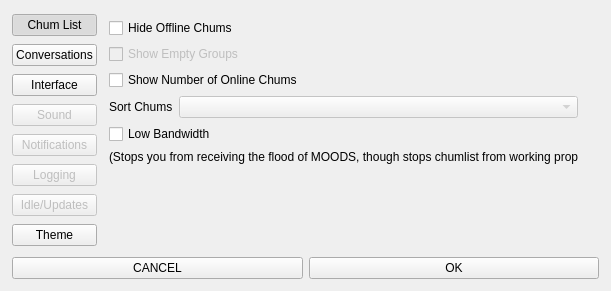
<?xml version="1.0" encoding="UTF-8"?>
<ui version="4.0">
 <class>Options</class>
 <widget class="QWidget" name="Options">
  <property name="geometry">
   <rect>
    <x>0</x>
    <y>0</y>
    <width>611</width>
    <height>291</height>
   </rect>
  </property>
  <property name="windowTitle">
   <string>Form</string>
  </property>
  <widget class="QWidget" name="verticalLayoutWidget_3">
   <property name="geometry">
    <rect>
     <x>0</x>
     <y>0</y>
     <width>611</width>
     <height>291</height>
    </rect>
   </property>
   <layout class="QVBoxLayout" name="verticalLayout_3">
    <property name="margin">
     <number>12</number>
    </property>
    <item>
     <layout class="QHBoxLayout" name="horizontalLayout">
      <item>
       <layout class="QVBoxLayout" name="verticalLayout_2">
        <item>
         <widget class="QPushButton" name="optionsButton1">
          <property name="text">
           <string>Chum List</string>
          </property>
          <property name="checkable">
           <bool>true</bool>
          </property>
          <property name="checked">
           <bool>true</bool>
          </property>
         </widget>
        </item>
        <item>
         <widget class="QPushButton" name="optionsButton2">
          <property name="text">
           <string>Conversations</string>
          </property>
          <property name="checkable">
           <bool>true</bool>
          </property>
         </widget>
        </item>
        <item>
         <widget class="QPushButton" name="optionsButton3">
          <property name="text">
           <string>Interface</string>
          </property>
          <property name="checkable">
           <bool>true</bool>
          </property>
         </widget>
        </item>
        <item>
         <widget class="QPushButton" name="optionsButton4">
          <property name="enabled">
           <bool>false</bool>
          </property>
          <property name="text">
           <string>Sound</string>
          </property>
          <property name="checkable">
           <bool>true</bool>
          </property>
         </widget>
        </item>
        <item>
         <widget class="QPushButton" name="optionsButton5">
          <property name="enabled">
           <bool>false</bool>
          </property>
          <property name="text">
           <string>Notifications</string>
          </property>
          <property name="checkable">
           <bool>true</bool>
          </property>
         </widget>
        </item>
        <item>
         <widget class="QPushButton" name="optionsButton6">
          <property name="enabled">
           <bool>false</bool>
          </property>
          <property name="text">
           <string>Logging</string>
          </property>
          <property name="checkable">
           <bool>true</bool>
          </property>
         </widget>
        </item>
        <item>
         <widget class="QPushButton" name="optionsButton7">
          <property name="enabled">
           <bool>false</bool>
          </property>
          <property name="text">
           <string>Idle/Updates</string>
          </property>
          <property name="checkable">
           <bool>true</bool>
          </property>
         </widget>
        </item>
        <item>
         <widget class="QPushButton" name="optionsButton8">
          <property name="text">
           <string>Theme</string>
          </property>
          <property name="checkable">
           <bool>true</bool>
          </property>
         </widget>
        </item>
       </layout>
      </item>
      <item>
       <layout class="QVBoxLayout" name="verticalLayout">
        <item>
         <widget class="QStackedWidget" name="stackedWidget">
          <property name="currentIndex">
           <number>0</number>
          </property>
          <widget class="QWidget" name="optionsTab1">
           <widget class="QWidget" name="verticalLayoutWidget_4">
            <property name="geometry">
             <rect>
              <x>0</x>
              <y>0</y>
              <width>481</width>
              <height>231</height>
             </rect>
            </property>
            <layout class="QVBoxLayout" name="verticalLayout_4">
             <property name="margin">
              <number>6</number>
             </property>
             <item>
              <widget class="QCheckBox" name="hideOfflineRadio">
               <property name="enabled">
                <bool>true</bool>
               </property>
               <property name="text">
                <string>Hide Offline Chums</string>
               </property>
              </widget>
             </item>
             <item>
              <widget class="QCheckBox" name="showEmptyRadio">
               <property name="enabled">
                <bool>false</bool>
               </property>
               <property name="text">
                <string>Show Empty Groups</string>
               </property>
              </widget>
             </item>
             <item>
              <widget class="QCheckBox" name="showNumberRadio">
               <property name="enabled">
                <bool>true</bool>
               </property>
               <property name="text">
                <string>Show Number of Online Chums</string>
               </property>
              </widget>
             </item>
             <item>
              <layout class="QFormLayout" name="formLayout">
               <property name="rightMargin">
                <number>0</number>
               </property>
               <item row="0" column="0">
                <widget class="QLabel" name="sortChumsLabel">
                 <property name="text">
                  <string>Sort Chums</string>
                 </property>
                </widget>
               </item>
               <item row="0" column="1">
                <widget class="QComboBox" name="sortChumsCombo">
                 <property name="enabled">
                  <bool>false</bool>
                 </property>
                </widget>
               </item>
              </layout>
             </item>
             <item>
              <widget class="QCheckBox" name="lowBandwidthRadio">
               <property name="enabled">
                <bool>true</bool>
               </property>
               <property name="text">
                <string>Low Bandwidth</string>
               </property>
              </widget>
             </item>
             <item>
              <widget class="QLabel" name="label_2">
               <property name="text">
                <string>(Stops you from receiving the flood of MOODS, though stops chumlist from working properly</string>
               </property>
              </widget>
             </item>
             <item>
              <spacer name="verticalSpacer">
               <property name="orientation">
                <enum>Qt::Vertical</enum>
               </property>
               <property name="sizeHint" stdset="0">
                <size>
                 <width>20</width>
                 <height>40</height>
                </size>
               </property>
              </spacer>
             </item>
            </layout>
           </widget>
          </widget>
          <widget class="QWidget" name="optionsTab2">
           <widget class="QWidget" name="verticalLayoutWidget_5">
            <property name="geometry">
             <rect>
              <x>0</x>
              <y>0</y>
              <width>481</width>
              <height>241</height>
             </rect>
            </property>
            <layout class="QVBoxLayout" name="verticalLayout_5">
             <property name="margin">
              <number>6</number>
             </property>
             <item>
              <widget class="QCheckBox" name="timeStampsRadio">
               <property name="text">
                <string>Time Stamps</string>
               </property>
              </widget>
             </item>
             <item>
              <widget class="QComboBox" name="clockTypeComboBox"/>
             </item>
             <item>
              <widget class="QCheckBox" name="showSecondsRadio">
               <property name="text">
                <string>Show Seconds</string>
               </property>
              </widget>
             </item>
             <item>
              <widget class="QCheckBox" name="opVoiceMemoRadio">
               <property name="enabled">
                <bool>false</bool>
               </property>
               <property name="text">
                <string>Show OP and Voice Messages in Memos</string>
               </property>
              </widget>
             </item>
             <item>
              <widget class="QCheckBox" name="animatedSmiliesRadio">
               <property name="enabled">
                <bool>false</bool>
               </property>
               <property name="text">
                <string>Use animated smilies</string>
               </property>
              </widget>
             </item>
             <item>
              <widget class="QLabel" name="label_3">
               <property name="text">
                <string>(Disable if you leave chats open for LOOOONG periods of time)</string>
               </property>
              </widget>
             </item>
             <item>
              <widget class="QCheckBox" name="randomEncountersRadio">
               <property name="enabled">
                <bool>false</bool>
               </property>
               <property name="text">
                <string>Receive Random Encounters</string>
               </property>
              </widget>
             </item>
             <item>
              <spacer name="verticalSpacer_2">
               <property name="orientation">
                <enum>Qt::Vertical</enum>
               </property>
               <property name="sizeHint" stdset="0">
                <size>
                 <width>20</width>
                 <height>40</height>
                </size>
               </property>
              </spacer>
             </item>
            </layout>
           </widget>
          </widget>
          <widget class="QWidget" name="optionsTab3">
           <widget class="QWidget" name="verticalLayoutWidget">
            <property name="geometry">
             <rect>
              <x>0</x>
              <y>0</y>
              <width>481</width>
              <height>231</height>
             </rect>
            </property>
            <layout class="QVBoxLayout" name="verticalLayout_6">
             <property name="margin">
              <number>6</number>
             </property>
             <item>
              <widget class="QCheckBox" name="tabbedConvoBox">
               <property name="text">
                <string>Tabbed Conversations</string>
               </property>
              </widget>
             </item>
             <item>
              <widget class="QCheckBox" name="tabbedMemoBox">
               <property name="text">
                <string>Tabbed Memos</string>
               </property>
              </widget>
             </item>
             <item>
              <layout class="QGridLayout" name="gridLayout">
               <property name="rightMargin">
                <number>6</number>
               </property>
               <item row="1" column="0">
                <widget class="QLabel" name="label_5">
                 <property name="text">
                  <string>Close</string>
                 </property>
                </widget>
               </item>
               <item row="0" column="0">
                <widget class="QLabel" name="label_4">
                 <property name="text">
                  <string>Minimize</string>
                 </property>
                </widget>
               </item>
               <item row="0" column="1">
                <widget class="QComboBox" name="minimizeCombo">
                 <property name="enabled">
                  <bool>false</bool>
                 </property>
                </widget>
               </item>
               <item row="1" column="1">
                <widget class="QComboBox" name="closeCombo">
                 <property name="enabled">
                  <bool>false</bool>
                 </property>
                </widget>
               </item>
              </layout>
             </item>
             <item>
              <widget class="QCheckBox" name="blinkPesterBox">
               <property name="enabled">
                <bool>false</bool>
               </property>
               <property name="text">
                <string>Blink Taskbar on Pesters</string>
               </property>
              </widget>
             </item>
             <item>
              <widget class="QCheckBox" name="blinkMemoBox">
               <property name="enabled">
                <bool>false</bool>
               </property>
               <property name="text">
                <string>Blink Taskbar on Memos</string>
               </property>
              </widget>
             </item>
             <item>
              <spacer name="verticalSpacer_3">
               <property name="orientation">
                <enum>Qt::Vertical</enum>
               </property>
               <property name="sizeHint" stdset="0">
                <size>
                 <width>20</width>
                 <height>40</height>
                </size>
               </property>
              </spacer>
             </item>
            </layout>
           </widget>
          </widget>
          <widget class="QWidget" name="optionsTab4">
           <widget class="QWidget" name="verticalLayoutWidget_2">
            <property name="geometry">
             <rect>
              <x>0</x>
              <y>0</y>
              <width>481</width>
              <height>253</height>
             </rect>
            </property>
            <layout class="QVBoxLayout" name="verticalLayout_7">
             <property name="margin">
              <number>6</number>
             </property>
             <item>
              <layout class="QGridLayout" name="gridLayout_2">
               <item row="0" column="0">
                <widget class="QCheckBox" name="soundsOnBox">
                 <property name="text">
                  <string>Sounds On</string>
                 </property>
                </widget>
               </item>
               <item row="1" column="0">
                <layout class="QFormLayout" name="formLayout_2">
                 <property name="fieldGrowthPolicy">
                  <enum>QFormLayout::AllNonFixedFieldsGrow</enum>
                 </property>
                 <item row="1" column="0">
                  <spacer name="horizontalSpacer">
                   <property name="orientation">
                    <enum>Qt::Horizontal</enum>
                   </property>
                   <property name="sizeHint" stdset="0">
                    <size>
                     <width>40</width>
                     <height>20</height>
                    </size>
                   </property>
                  </spacer>
                 </item>
                 <item row="3" column="0">
                  <spacer name="horizontalSpacer_2">
                   <property name="orientation">
                    <enum>Qt::Horizontal</enum>
                   </property>
                   <property name="sizeHint" stdset="0">
                    <size>
                     <width>40</width>
                     <height>20</height>
                    </size>
                   </property>
                  </spacer>
                 </item>
                 <item row="1" column="1">
                  <widget class="QCheckBox" name="pesterSoundsBox">
                   <property name="text">
                    <string>Pester Sounds</string>
                   </property>
                  </widget>
                 </item>
                 <item row="2" column="1">
                  <widget class="QCheckBox" name="memoSoundsBox">
                   <property name="text">
                    <string>Memo Sounds</string>
                   </property>
                  </widget>
                 </item>
                 <item row="3" column="1">
                  <layout class="QFormLayout" name="formLayout_3">
                   <item row="0" column="0">
                    <spacer name="horizontalSpacer_3">
                     <property name="orientation">
                      <enum>Qt::Horizontal</enum>
                     </property>
                     <property name="sizeHint" stdset="0">
                      <size>
                       <width>40</width>
                       <height>20</height>
                      </size>
                     </property>
                    </spacer>
                   </item>
                   <item row="0" column="1">
                    <widget class="QCheckBox" name="memoPingBox">
                     <property name="text">
                      <string>Memo Ping</string>
                     </property>
                    </widget>
                   </item>
                   <item row="1" column="1">
                    <widget class="QCheckBox" name="memoMentionBox">
                     <property name="text">
                      <string>Memo Mention (initials)</string>
                     </property>
                    </widget>
                   </item>
                   <item row="1" column="0">
                    <spacer name="horizontalSpacer_5">
                     <property name="orientation">
                      <enum>Qt::Horizontal</enum>
                     </property>
                     <property name="sizeHint" stdset="0">
                      <size>
                       <width>40</width>
                       <height>20</height>
                      </size>
                     </property>
                    </spacer>
                   </item>
                  </layout>
                 </item>
                 <item row="4" column="1">
                  <widget class="QPushButton" name="pushButton_11">
                   <property name="text">
                    <string>Edit Mentions</string>
                   </property>
                  </widget>
                 </item>
                </layout>
               </item>
              </layout>
             </item>
             <item>
              <widget class="QLabel" name="label_6">
               <property name="text">
                <string>Master Volume:</string>
               </property>
              </widget>
             </item>
             <item>
              <widget class="QSlider" name="horizontalSlider">
               <property name="orientation">
                <enum>Qt::Horizontal</enum>
               </property>
              </widget>
             </item>
             <item>
              <spacer name="verticalSpacer_4">
               <property name="orientation">
                <enum>Qt::Vertical</enum>
               </property>
               <property name="sizeHint" stdset="0">
                <size>
                 <width>20</width>
                 <height>40</height>
                </size>
               </property>
              </spacer>
             </item>
            </layout>
           </widget>
          </widget>
          <widget class="QWidget" name="optionsTab5">
           <widget class="QWidget" name="verticalLayoutWidget_6">
            <property name="geometry">
             <rect>
              <x>0</x>
              <y>0</y>
              <width>501</width>
              <height>239</height>
             </rect>
            </property>
            <layout class="QVBoxLayout" name="verticalLayout_8">
             <property name="margin">
              <number>6</number>
             </property>
             <item>
              <layout class="QGridLayout" name="gridLayout_3">
               <item row="1" column="0">
                <layout class="QFormLayout" name="formLayout_5">
                 <property name="fieldGrowthPolicy">
                  <enum>QFormLayout::AllNonFixedFieldsGrow</enum>
                 </property>
                 <item row="0" column="0">
                  <spacer name="horizontalSpacer_6">
                   <property name="orientation">
                    <enum>Qt::Horizontal</enum>
                   </property>
                   <property name="sizeHint" stdset="0">
                    <size>
                     <width>40</width>
                     <height>20</height>
                    </size>
                   </property>
                  </spacer>
                 </item>
                 <item row="0" column="1">
                  <layout class="QFormLayout" name="formLayout_4">
                   <item row="0" column="0">
                    <widget class="QLabel" name="label_7">
                     <property name="text">
                      <string>Type</string>
                     </property>
                    </widget>
                   </item>
                   <item row="0" column="1">
                    <widget class="QComboBox" name="comboBox_5"/>
                   </item>
                  </layout>
                 </item>
                 <item row="1" column="1">
                  <widget class="QCheckBox" name="signInBox">
                   <property name="text">
                    <string>Chum signs in</string>
                   </property>
                  </widget>
                 </item>
                 <item row="2" column="1">
                  <widget class="QCheckBox" name="signOutBox">
                   <property name="text">
                    <string>Chum signs out</string>
                   </property>
                  </widget>
                 </item>
                 <item row="3" column="1">
                  <widget class="QCheckBox" name="newMessagesBox">
                   <property name="text">
                    <string>New messages</string>
                   </property>
                  </widget>
                 </item>
                 <item row="4" column="1">
                  <layout class="QFormLayout" name="formLayout_6">
                   <property name="fieldGrowthPolicy">
                    <enum>QFormLayout::AllNonFixedFieldsGrow</enum>
                   </property>
                   <item row="0" column="0">
                    <spacer name="horizontalSpacer_7">
                     <property name="orientation">
                      <enum>Qt::Horizontal</enum>
                     </property>
                     <property name="sizeHint" stdset="0">
                      <size>
                       <width>40</width>
                       <height>20</height>
                      </size>
                     </property>
                    </spacer>
                   </item>
                   <item row="0" column="1">
                    <widget class="QCheckBox" name="onlyNewConvoBox">
                     <property name="text">
                      <string>Only new conversations</string>
                     </property>
                    </widget>
                   </item>
                  </layout>
                 </item>
                 <item row="5" column="1">
                  <widget class="QCheckBox" name="memoMentionsBox">
                   <property name="text">
                    <string>Memo Mentions (initials)</string>
                   </property>
                  </widget>
                 </item>
                 <item row="6" column="1">
                  <widget class="QPushButton" name="pushButton_12">
                   <property name="text">
                    <string>Edit Mentions</string>
                   </property>
                  </widget>
                 </item>
                </layout>
               </item>
               <item row="0" column="0">
                <widget class="QCheckBox" name="toastBox">
                 <property name="text">
                  <string>Toast Notifications</string>
                 </property>
                </widget>
               </item>
              </layout>
             </item>
            </layout>
           </widget>
          </widget>
          <widget class="QWidget" name="optionsTab6">
           <widget class="QWidget" name="verticalLayoutWidget_7">
            <property name="geometry">
             <rect>
              <x>0</x>
              <y>0</y>
              <width>501</width>
              <height>231</height>
             </rect>
            </property>
            <layout class="QVBoxLayout" name="verticalLayout_9">
             <property name="margin">
              <number>6</number>
             </property>
             <item>
              <widget class="QCheckBox" name="logAllPesterBox">
               <property name="text">
                <string>Log all Pesters</string>
               </property>
              </widget>
             </item>
             <item>
              <widget class="QCheckBox" name="logAllMemoBox">
               <property name="text">
                <string>Log all Memos</string>
               </property>
              </widget>
             </item>
             <item>
              <widget class="QCheckBox" name="logTimePesterBox">
               <property name="text">
                <string>Log Time Stamps for Pesters</string>
               </property>
              </widget>
             </item>
             <item>
              <widget class="QCheckBox" name="logTimeMemoBox">
               <property name="text">
                <string>Log Time Stamps for Memos</string>
               </property>
              </widget>
             </item>
             <item>
              <spacer name="verticalSpacer_5">
               <property name="orientation">
                <enum>Qt::Vertical</enum>
               </property>
               <property name="sizeHint" stdset="0">
                <size>
                 <width>20</width>
                 <height>40</height>
                </size>
               </property>
              </spacer>
             </item>
            </layout>
           </widget>
          </widget>
          <widget class="QWidget" name="optionsTab7">
           <widget class="QWidget" name="verticalLayoutWidget_8">
            <property name="geometry">
             <rect>
              <x>0</x>
              <y>0</y>
              <width>501</width>
              <height>231</height>
             </rect>
            </property>
            <layout class="QVBoxLayout" name="verticalLayout_10">
             <property name="margin">
              <number>6</number>
             </property>
             <item>
              <layout class="QFormLayout" name="formLayout_8">
               <item row="0" column="0">
                <widget class="QLabel" name="label_8">
                 <property name="text">
                  <string>Minutes before Idle:</string>
                 </property>
                </widget>
               </item>
               <item row="0" column="1">
                <widget class="QSpinBox" name="spinBox"/>
               </item>
               <item row="1" column="0">
                <widget class="QLabel" name="label_9">
                 <property name="text">
                  <string>Check for Pesterchum Updates</string>
                 </property>
                 <property name="wordWrap">
                  <bool>true</bool>
                 </property>
                </widget>
               </item>
               <item row="1" column="1">
                <widget class="QComboBox" name="comboBox_6"/>
               </item>
              </layout>
             </item>
             <item>
              <widget class="QCheckBox" name="checkForMSPABox">
               <property name="text">
                <string>Check for MPSA Updates</string>
               </property>
              </widget>
             </item>
             <item>
              <spacer name="verticalSpacer_6">
               <property name="orientation">
                <enum>Qt::Vertical</enum>
               </property>
               <property name="sizeHint" stdset="0">
                <size>
                 <width>20</width>
                 <height>40</height>
                </size>
               </property>
              </spacer>
             </item>
            </layout>
           </widget>
          </widget>
          <widget class="QWidget" name="optionsTab8">
           <widget class="QWidget" name="verticalLayoutWidget_9">
            <property name="geometry">
             <rect>
              <x>0</x>
              <y>0</y>
              <width>481</width>
              <height>231</height>
             </rect>
            </property>
            <layout class="QVBoxLayout" name="verticalLayout_11">
             <property name="margin">
              <number>6</number>
             </property>
             <item>
              <widget class="QLabel" name="label_10">
               <property name="text">
                <string>Pick a Theme:</string>
               </property>
              </widget>
             </item>
             <item>
              <widget class="QComboBox" name="themesComboBox"/>
             </item>
             <item>
              <widget class="QPushButton" name="refreshThemeButton">
               <property name="text">
                <string>Refresh current theme</string>
               </property>
              </widget>
             </item>
             <item>
              <widget class="QLabel" name="errorLabel">
               <property name="text">
                <string/>
               </property>
              </widget>
             </item>
             <item>
              <spacer name="verticalSpacer_7">
               <property name="orientation">
                <enum>Qt::Vertical</enum>
               </property>
               <property name="sizeHint" stdset="0">
                <size>
                 <width>20</width>
                 <height>40</height>
                </size>
               </property>
              </spacer>
             </item>
            </layout>
           </widget>
          </widget>
         </widget>
        </item>
       </layout>
      </item>
     </layout>
    </item>
    <item>
     <layout class="QHBoxLayout" name="horizontalLayout_2">
      <item>
       <widget class="QPushButton" name="rejectButton">
        <property name="text">
         <string>CANCEL</string>
        </property>
       </widget>
      </item>
      <item>
       <widget class="QPushButton" name="acceptButton">
        <property name="text">
         <string>OK</string>
        </property>
       </widget>
      </item>
     </layout>
    </item>
   </layout>
  </widget>
 </widget>
 <resources/>
 <connections/>
</ui>
